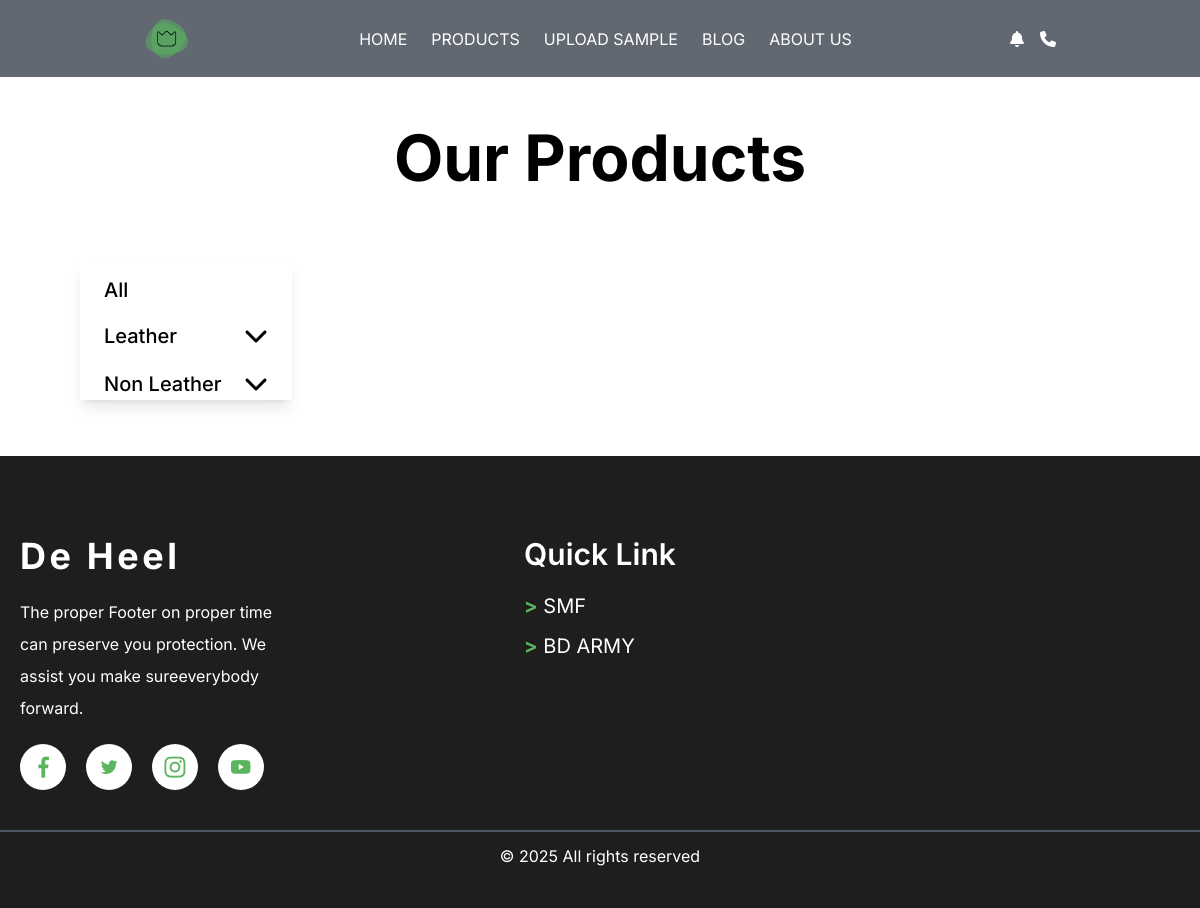
The app's page /product/?category_level2=6, older data.
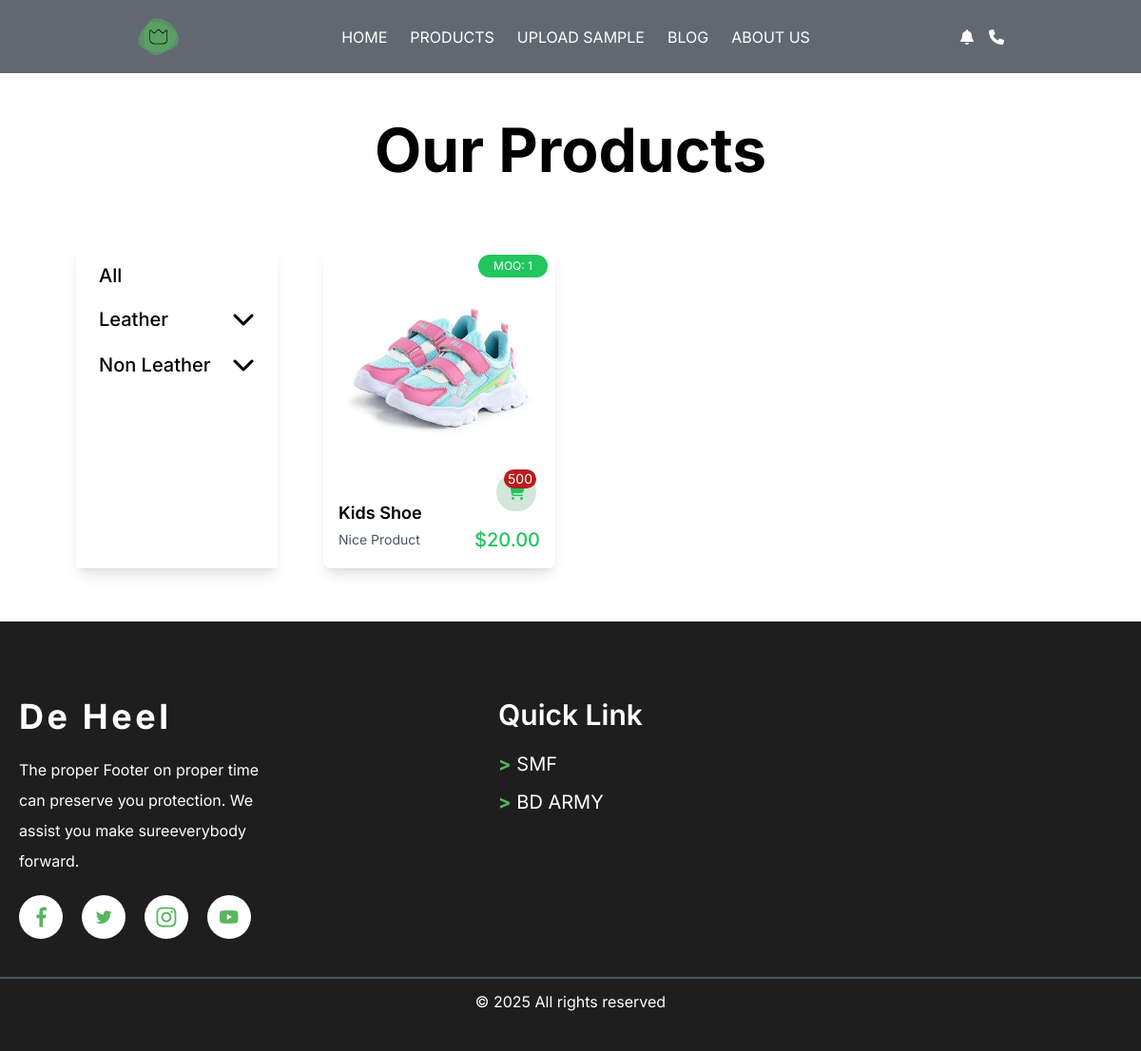
The same page, newer data.
### home/models.py (models this page shows, shortened)
class Footer(models.Model):
    logo = models.ImageField(upload_to='logo/', verbose_name="Site logo")
    title = models.CharField(max_length=100)
    description = models.TextField()
    fb_link = models.URLField(blank=True, null=True)
    twitter_link = models.URLField(blank=True, null=True)
    instagram_link = models.URLField(blank=True, null=True)
    youtube_link = models.URLField(blank=True, null=True)

class CategoryLevel1(models.Model):
    name = models.CharField(max_length=100, verbose_name="Category Level 1")

class FooterLink(models.Model):
    name = models.CharField(max_length=100)
    url = models.URLField()

class Product(models.Model):
    name = models.CharField(max_length=200, verbose_name="Product Name")
    description = models.TextField(blank=True, null=True)
    price = models.DecimalField(blank=True, null=True, max_digits=10, decimal_places=2, verbose_name="Product Price")
    image = models.ImageField(blank=True, null=True, upload_to='products/', verbose_name="Product Image")
    category = models.ForeignKey('CategoryLevel3', on_delete=models.CASCADE, related_name='products', verbose_name="Category")
    stock = models.PositiveIntegerField(blank=True, null=True, default=0, verbose_name="Stock Quantity")
    latest = models.BooleanField(default=False, verbose_name="Latest Product")
    minimum_order_quantity = models.PositiveIntegerField(blank=True, null=True)
    color_1 = ColorField(verbose_name="Product Color 1", blank=True, null=True, help_text="Enter color hex code (e.g., #FFFFFF)")
    color_2 = ColorField(verbose_name="Product Color 2", blank=True, null=True, help_text="Enter color hex code (e.g., #FFFFFF)")
    color_3 = ColorField(verbose_name="Product Color 3", blank=True, null=True, help_text="Enter color hex code (e.g., #FFFFFF)")
    color_4 = ColorField(verbose_name="Product Color 4", blank=True, null=True, help_text="Enter color hex code (e.g., #FFFFFF)")
    color_5 = ColorField(verbose_name="Product Color 5", blank=True, null=True, help_text="Enter color hex code (e.g., #FFFFFF)")
    size_1 = models.CharField(max_length=20, verbose_name="Product Size 1", blank=True, null=True)
    size_2 = models.CharField(max_length=20, verbose_name="Product Size 2", blank=True, null=True)
    size_3 = models.CharField(max_length=20, verbose_name="Product Size 3", blank=True, null=True)
    size_4 = models.CharField(max_length=20, verbose_name="Product Size 4", blank=True, null=True)
    size_5 = models.CharField(max_length=20, verbose_name="Product Size 5", blank=True, null=True)
    image_1 = models.ImageField(blank=True, null=True, upload_to='products/', verbose_name="Product Image 1")
    image_2 = models.ImageField(blank=True, null=True, upload_to='products/', verbose_name="Product Image 2")
    image_3 = models.ImageField(blank=True, null=True, upload_to='products/', verbose_name="Product Image 3")
    image_4 = models.ImageField(blank=True, null=True, upload_to='products/', verbose_name="Product Image 4")
    image_5 = models.ImageField(blank=True, null=True, upload_to='products/', verbose_name="Product Image 5")
    recommend = models.BooleanField(default=False, verbose_name="Want to recommend? ")

### home/views.py (the view)
# urls.py: path('product/', product, name='product'),
def product(request):
    level1_categories = CategoryLevel1.objects.prefetch_related('level2_categories__level3_categories')
    category_level1 = request.GET.get('category_level1')
    category_level2 = request.GET.get('category_level2')
    category_level3 = request.GET.get('category_level3')
    category_all = request.GET.get('category')
    footer = Footer.objects.first()
    footer_links = FooterLink.objects.all()
    products = Product.objects.all()
    contact_us = ContactUs.objects.first()
    if category_all == "all":
        pass
    elif category_level3:
        products = products.filter(category_id=category_level3)
    elif category_level2:
        products = products.filter(category__parent_id=category_level2)
    elif category_level1:
        products = products.filter(category__parent__parent_id=category_level1)
    context = {
        'level1_categories': level1_categories,
        'products': products,
        'footer': footer,
        'footer_links': footer_links,
        'contact_us': contact_us,
    }
    return render(request, 'products.html', context)

### home/templates/products.html (shortened to what this page needs)
{% extends 'base.html' %}
{% load static %}
{% block content %}
    <main class="mx-auto p-4">
        <h2 class="text-lg text-center md:text-[64px] font-bold mt-32 mb-12">Our Products</h2>
      <div class="py-10 max-w-[1500px] px-16 grid grid-cols-12 mx-auto mt-12">
          <div class="col-span-3 bg-white px-6 mr-12 hidden md:block shadow-lg">
              <form method="get" id="filterForm">
                  <div class="accordion-item rounded-sm overflow-y-scroll no-scrollbar">
                      <button type="submit" name="category" value="all" class="accordion-header flex justify-between gap-2 items-center w-full group transition-all duration-300 ease-in-out">
                          <span class="py-4 text-xl font-medium">All</span>
                      </button>
                  </div>
                  <div class="accordion flex flex-col gap-4">
                      {% for level1 in level1_categories %}
                      <div class="accordion-item rounded-sm overflow-y-scroll no-scrollbar">
                          <button type="button" class="accordion-header flex justify-between gap-2 items-center w-full group transition-all duration-300 ease-in-out">
                              <span class="text-xl font-medium text-black capitalize">{{ level1.name }}</span>
                              <span class="shrink-0 text-2xl transition-transform duration-300 group-[.active]:rotate-180">
                                  <i class="fa-solid fa-chevron-down text-black"></i>
                              </span>
                          </button>
                      </div>
                      {% endfor %}
                  </div>
              </form>
          </div>
          <div class="col-span-12 md:col-span-9 ">
              <div class="grid grid-cols-1 sm:grid-cols-2 md:grid-cols-2 lg:grid-cols-3 gap-6">
                  {% for product in products %}
                  <a href="{% url 'product_details' product.id %}">
                  <div class="rounded-lg shadow-lg overflow-hidden transition-transform transform hover:scale-105 hover:shadow-xl">
                      <div class="relative">
                          <img src="{{ product.image.url }}" alt="{{ product.name }}" class="w-full h-[250px] object-cover">
                          <span class="absolute top-2 right-2 bg-green-500 text-white text-xs px-4 py-1 rounded-full">MOQ: {{ product.minimum_order_quantity }}</span>
                      </div>
                      <div class="p-4">
                          <h3 class="text-lg font-semibold capitalize">{{ product.name }}</h3>
                          <div class="flex justify-between items-center relative">
                              <p class="text-gray-600 text-sm capitalize">{{ product.description|truncatewords:3 }}</p>
                              <p class="text-green-500 text-xl font-medium">${{ product.price }}</p>
                              <button class="text-green-500 absolute top-[-60px] right-0">
                                  <i class="fa-solid fa-cart-shopping border-4 relative border-white bg-[#D3E6D8] rounded-full p-3"></i>
                                  <span class="absolute right-1 bg-red-700 rounded-full text-sm text-white px-1">{{ product.stock }}</span>
                              </button>
                          </div>
                      </div>
                  </div>
                </a>
                  {% endfor %}
              </div>
          </div>
      </div>
  </main>
    <footer class="bg-[#1E1E1E] text-white py-10">
      <div class="grid grid-cols-1 md:grid-cols-2 lg:grid-cols-3 max-w-[1400px] p-5 space-y-5 mx-auto">
        <div class="mx-auto w-full">
          <h1 class="text-4xl font-bold mt-5 tracking-widest">{{ footer.title }}</h1>
          <p class="w-[70%] leading-loose mt-5">{{ footer.description }}</p>
          <ul class="flex flex-row gap-5 mt-5">
              {% if footer.fb_link %}
              <li class="bg-white p-3 rounded-full">
                  <a href="{{ footer.fb_link }}" target="_blank">
                      <img src="{% static 'assets/fb.png' %}" />
                  </a>
              </li>
              {% endif %}
              {% if footer.twitter_link %}
              <li class="bg-white p-3 rounded-full">
                  <a href="{{ footer.twitter_link }}" target="_blank">
                      <img src="{% static 'assets/twitter.png' %}" />
                  </a>
              </li>
              {% endif %}
              {% if footer.instagram_link %}
              <li class="bg-white p-3 rounded-full">
                  <a href="{{ footer.instagram_link }}" target="_blank">
                      <img src="{% static 'assets/instagram.png' %}" />
                  </a>
              </li>
              {% endif %}
              {% if footer.youtube_link %}
              <li class="bg-white p-3 rounded-full">
                  <a href="{{ footer.youtube_link }}" target="_blank">
                      <img src="{% static 'assets/youtube.png' %}" />
                  </a>
              </li>
              {% endif %}
          </ul>
      </div>
      <div class="md:mx-auto">
        <h1 class="font-semibold text-lg md:text-3xl">Quick Link</h1>
        <ul class="mt-5 space-y-3">
            {% for link in footer_links %}
                <li class="text-base md:text-xl">
                    <a href="{{ link.url }}" target="_blank">
                        <span class="text-[#59B55E] font-bold">&gt;</span> {{ link.name }}
                    </a>
                </li>
            {% endfor %}
        </ul>
    </div>
    </div>
      <hr class="border-gray-600 border-t-2 mt-5 mb-3 w-full" />
      <p class="text-center mx-auto">&copy; 2025 All rights reserved</p>
    </footer>
    <script src="https://unpkg.com/@material-tailwind/html@latest/scripts/script-name.js"></script>
    {% endblock %}

### home/templates/base.html (shortened to what this page needs)
{% load static %}
<!DOCTYPE html>
<html lang="en">
  <head>
    <script src="https://cdn.tailwindcss.com"></script>
    <link
      rel="stylesheet"
      href="https://cdnjs.cloudflare.com/ajax/libs/font-awesome/6.5.0/css/all.min.css"
    />
    <link
      rel="stylesheet"
      href="https://unpkg.com/swiper/swiper-bundle.min.css"
    />
  </head>
  <body class="relative">
    <header
      id="navbar"
      class="bg-gray-800 bg-opacity-70 text-white fixed w-full top-0 z-50"
    >
      <div class="container mx-auto flex items-center justify-between p-4">
        <div class="flex items-center ml-10">
          <a href="{% url 'home' %}">
            {% if footer and footer.logo %}
            <img
              src="{{ footer.logo.url }}"
              alt="Logo"
              class="w-[45px] h-[45px] object-contain mr-3"
            />
            {% else %}
            <span class="text-lg font-bold">Logo</span>
            {% endif %}
          </a>
        </div>
        <nav class="hidden md:flex space-x-6 uppercase">
          <a href="{% url 'home' %}" class="hover:text-gray-300">Home</a>
          <a href="{% url 'product' %}" class="hover:text-gray-300">Products</a>
          <a href="#" class="hover:text-gray-300">Upload Sample</a>
          <a href="#" class="hover:text-gray-300">Blog</a>
          <a href="{% url 'about' %}" class="hover:text-gray-300">About US</a>
        </nav>
        <div class="flex items-center space-x-4 mr-10">
          <button class="hover:text-gray-300 relative" id="bell-button">
            <i class="fa-solid fa-bell"></i>
          </button>
          <div>
            {% if contact_us.phone_number %}
            <button class="hover:text-gray-300">
              <a href="tel:{{ contact_us.phone_number }}">
                <i class="fa-solid fa-phone"></i>
              </a>
            </button>
            {% endif %}
          </div>
        </div>
      </div>
    </header>
    {% block content %}
    {% endblock %}
  </body>
  </html>

### home/templates/base.html (style rules this page uses)
* { font-family: "Inter", sans-serif; }

### home/templates/products.html (style rules this page uses)
.no-scrollbar { -ms-overflow-style: none; scrollbar-width: none; }

Row changes from the older to the newer data that the page shows:
added Product: image (picture), minimum_order_quantity "1", name "Kids Shoe", description "Nice Product", price "20.00", stock "500"
